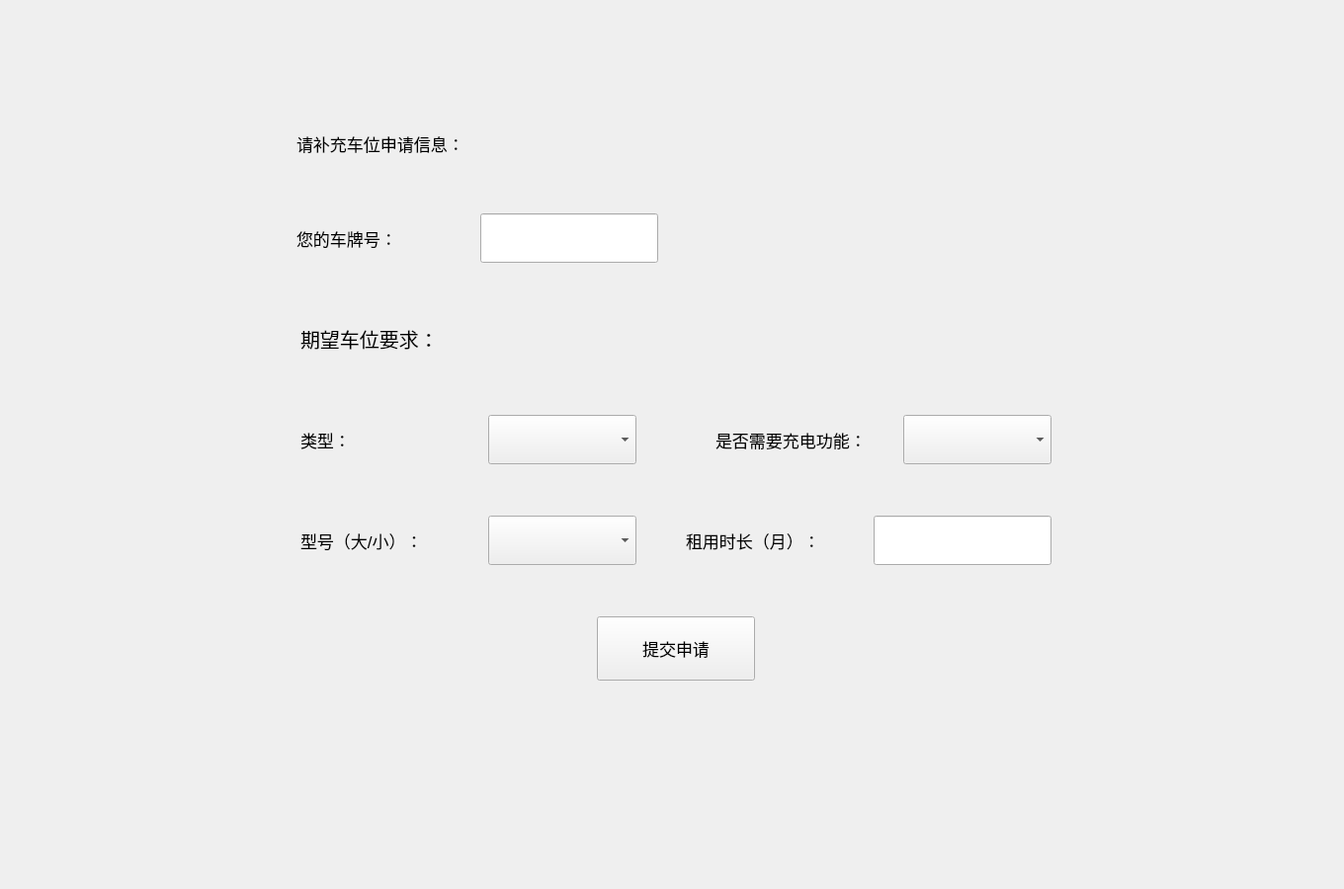
<?xml version="1.0" encoding="UTF-8"?>
<ui version="4.0">
 <class>ParkingApply</class>
 <widget class="QWidget" name="ParkingApply">
  <property name="enabled">
   <bool>true</bool>
  </property>
  <property name="geometry">
   <rect>
    <x>0</x>
    <y>0</y>
    <width>1360</width>
    <height>900</height>
   </rect>
  </property>
  <property name="sizePolicy">
   <sizepolicy hsizetype="Fixed" vsizetype="Fixed">
    <horstretch>0</horstretch>
    <verstretch>0</verstretch>
   </sizepolicy>
  </property>
  <property name="minimumSize">
   <size>
    <width>1360</width>
    <height>900</height>
   </size>
  </property>
  <property name="maximumSize">
   <size>
    <width>1360</width>
    <height>900</height>
   </size>
  </property>
  <property name="windowTitle">
   <string>Form</string>
  </property>
  <widget class="QWidget" name="">
   <property name="geometry">
    <rect>
     <x>300</x>
     <y>120</y>
     <width>768</width>
     <height>569</height>
    </rect>
   </property>
   <layout class="QVBoxLayout" name="verticalLayout">
    <item>
     <widget class="QLabel" name="label_2">
      <property name="minimumSize">
       <size>
        <width>710</width>
        <height>50</height>
       </size>
      </property>
      <property name="maximumSize">
       <size>
        <width>710</width>
        <height>50</height>
       </size>
      </property>
      <property name="font">
       <font>
        <pointsize>13</pointsize>
       </font>
      </property>
      <property name="text">
       <string>请补充车位申请信息：</string>
      </property>
     </widget>
    </item>
    <item>
     <spacer name="verticalSpacer_5">
      <property name="orientation">
       <enum>Qt::Vertical</enum>
      </property>
      <property name="sizeType">
       <enum>QSizePolicy::Fixed</enum>
      </property>
      <property name="sizeHint" stdset="0">
       <size>
        <width>20</width>
        <height>40</height>
       </size>
      </property>
     </spacer>
    </item>
    <item>
     <layout class="QHBoxLayout" name="horizontalLayout_6">
      <item>
       <layout class="QHBoxLayout" name="horizontalLayout_5">
        <item>
         <widget class="QLabel" name="labe_location">
          <property name="sizePolicy">
           <sizepolicy hsizetype="Fixed" vsizetype="Fixed">
            <horstretch>0</horstretch>
            <verstretch>0</verstretch>
           </sizepolicy>
          </property>
          <property name="minimumSize">
           <size>
            <width>180</width>
            <height>50</height>
           </size>
          </property>
          <property name="maximumSize">
           <size>
            <width>180</width>
            <height>50</height>
           </size>
          </property>
          <property name="font">
           <font>
            <pointsize>13</pointsize>
           </font>
          </property>
          <property name="text">
           <string>您的车牌号：</string>
          </property>
         </widget>
        </item>
        <item>
         <widget class="QLineEdit" name="le_plate">
          <property name="sizePolicy">
           <sizepolicy hsizetype="Fixed" vsizetype="Fixed">
            <horstretch>0</horstretch>
            <verstretch>0</verstretch>
           </sizepolicy>
          </property>
          <property name="minimumSize">
           <size>
            <width>180</width>
            <height>50</height>
           </size>
          </property>
          <property name="maximumSize">
           <size>
            <width>180</width>
            <height>50</height>
           </size>
          </property>
          <property name="font">
           <font>
            <pointsize>13</pointsize>
           </font>
          </property>
         </widget>
        </item>
       </layout>
      </item>
      <item>
       <spacer name="horizontalSpacer_4">
        <property name="orientation">
         <enum>Qt::Horizontal</enum>
        </property>
        <property name="sizeHint" stdset="0">
         <size>
          <width>370</width>
          <height>50</height>
         </size>
        </property>
       </spacer>
      </item>
     </layout>
    </item>
    <item>
     <spacer name="verticalSpacer">
      <property name="orientation">
       <enum>Qt::Vertical</enum>
      </property>
      <property name="sizeHint" stdset="0">
       <size>
        <width>20</width>
        <height>40</height>
       </size>
      </property>
     </spacer>
    </item>
    <item>
     <layout class="QHBoxLayout" name="horizontalLayout_7">
      <item>
       <widget class="QLabel" name="label">
        <property name="minimumSize">
         <size>
          <width>360</width>
          <height>50</height>
         </size>
        </property>
        <property name="maximumSize">
         <size>
          <width>360</width>
          <height>50</height>
         </size>
        </property>
        <property name="font">
         <font>
          <pointsize>15</pointsize>
         </font>
        </property>
        <property name="text">
         <string>期望车位要求：</string>
        </property>
       </widget>
      </item>
      <item>
       <spacer name="horizontalSpacer_5">
        <property name="orientation">
         <enum>Qt::Horizontal</enum>
        </property>
        <property name="sizeType">
         <enum>QSizePolicy::Fixed</enum>
        </property>
        <property name="sizeHint" stdset="0">
         <size>
          <width>400</width>
          <height>50</height>
         </size>
        </property>
       </spacer>
      </item>
     </layout>
    </item>
    <item>
     <spacer name="verticalSpacer_2">
      <property name="orientation">
       <enum>Qt::Vertical</enum>
      </property>
      <property name="sizeHint" stdset="0">
       <size>
        <width>20</width>
        <height>40</height>
       </size>
      </property>
     </spacer>
    </item>
    <item>
     <layout class="QHBoxLayout" name="horizontalLayout_2">
      <item>
       <widget class="QLabel" name="label_type">
        <property name="minimumSize">
         <size>
          <width>100</width>
          <height>50</height>
         </size>
        </property>
        <property name="maximumSize">
         <size>
          <width>100</width>
          <height>50</height>
         </size>
        </property>
        <property name="font">
         <font>
          <pointsize>13</pointsize>
         </font>
        </property>
        <property name="text">
         <string>类型：</string>
        </property>
       </widget>
      </item>
      <item>
       <spacer name="horizontalSpacer">
        <property name="orientation">
         <enum>Qt::Horizontal</enum>
        </property>
        <property name="sizeType">
         <enum>QSizePolicy::Fixed</enum>
        </property>
        <property name="sizeHint" stdset="0">
         <size>
          <width>80</width>
          <height>20</height>
         </size>
        </property>
       </spacer>
      </item>
      <item>
       <widget class="QComboBox" name="comboBox_type">
        <property name="minimumSize">
         <size>
          <width>150</width>
          <height>50</height>
         </size>
        </property>
        <property name="maximumSize">
         <size>
          <width>150</width>
          <height>50</height>
         </size>
        </property>
        <property name="font">
         <font>
          <pointsize>13</pointsize>
         </font>
        </property>
        <item>
         <property name="text">
          <string/>
         </property>
        </item>
        <item>
         <property name="text">
          <string>地上</string>
         </property>
        </item>
        <item>
         <property name="text">
          <string>地下</string>
         </property>
        </item>
       </widget>
      </item>
      <item>
       <spacer name="horizontalSpacer_3">
        <property name="orientation">
         <enum>Qt::Horizontal</enum>
        </property>
        <property name="sizeType">
         <enum>QSizePolicy::Fixed</enum>
        </property>
        <property name="sizeHint" stdset="0">
         <size>
          <width>70</width>
          <height>20</height>
         </size>
        </property>
       </spacer>
      </item>
      <item>
       <widget class="QLabel" name="label_is_chargeable">
        <property name="minimumSize">
         <size>
          <width>180</width>
          <height>50</height>
         </size>
        </property>
        <property name="maximumSize">
         <size>
          <width>180</width>
          <height>50</height>
         </size>
        </property>
        <property name="font">
         <font>
          <pointsize>13</pointsize>
         </font>
        </property>
        <property name="text">
         <string>是否需要充电功能：</string>
        </property>
       </widget>
      </item>
      <item>
       <widget class="QComboBox" name="comboBox_is_chargeable">
        <property name="minimumSize">
         <size>
          <width>150</width>
          <height>50</height>
         </size>
        </property>
        <property name="maximumSize">
         <size>
          <width>150</width>
          <height>50</height>
         </size>
        </property>
        <property name="font">
         <font>
          <pointsize>13</pointsize>
         </font>
        </property>
        <item>
         <property name="text">
          <string/>
         </property>
        </item>
        <item>
         <property name="text">
          <string>是</string>
         </property>
        </item>
        <item>
         <property name="text">
          <string>否</string>
         </property>
        </item>
       </widget>
      </item>
     </layout>
    </item>
    <item>
     <spacer name="verticalSpacer_3">
      <property name="orientation">
       <enum>Qt::Vertical</enum>
      </property>
      <property name="sizeHint" stdset="0">
       <size>
        <width>20</width>
        <height>40</height>
       </size>
      </property>
     </spacer>
    </item>
    <item>
     <layout class="QHBoxLayout" name="horizontalLayout">
      <item>
       <widget class="QLabel" name="label_size">
        <property name="minimumSize">
         <size>
          <width>180</width>
          <height>50</height>
         </size>
        </property>
        <property name="maximumSize">
         <size>
          <width>180</width>
          <height>50</height>
         </size>
        </property>
        <property name="font">
         <font>
          <pointsize>13</pointsize>
         </font>
        </property>
        <property name="text">
         <string>型号（大/小）：</string>
        </property>
       </widget>
      </item>
      <item>
       <widget class="QComboBox" name="comboBox_size">
        <property name="minimumSize">
         <size>
          <width>150</width>
          <height>50</height>
         </size>
        </property>
        <property name="maximumSize">
         <size>
          <width>150</width>
          <height>50</height>
         </size>
        </property>
        <property name="font">
         <font>
          <pointsize>13</pointsize>
         </font>
        </property>
        <item>
         <property name="text">
          <string/>
         </property>
        </item>
        <item>
         <property name="text">
          <string>大</string>
         </property>
        </item>
        <item>
         <property name="text">
          <string>小</string>
         </property>
        </item>
       </widget>
      </item>
      <item>
       <spacer name="horizontalSpacer_2">
        <property name="orientation">
         <enum>Qt::Horizontal</enum>
        </property>
        <property name="sizeType">
         <enum>QSizePolicy::Fixed</enum>
        </property>
        <property name="sizeHint" stdset="0">
         <size>
          <width>40</width>
          <height>20</height>
         </size>
        </property>
       </spacer>
      </item>
      <item>
       <widget class="QLabel" name="labe_location_2">
        <property name="sizePolicy">
         <sizepolicy hsizetype="Fixed" vsizetype="Fixed">
          <horstretch>0</horstretch>
          <verstretch>0</verstretch>
         </sizepolicy>
        </property>
        <property name="minimumSize">
         <size>
          <width>180</width>
          <height>50</height>
         </size>
        </property>
        <property name="maximumSize">
         <size>
          <width>180</width>
          <height>50</height>
         </size>
        </property>
        <property name="font">
         <font>
          <pointsize>13</pointsize>
         </font>
        </property>
        <property name="text">
         <string>租用时长（月）：</string>
        </property>
       </widget>
      </item>
      <item>
       <widget class="QLineEdit" name="le_length">
        <property name="sizePolicy">
         <sizepolicy hsizetype="Fixed" vsizetype="Fixed">
          <horstretch>0</horstretch>
          <verstretch>0</verstretch>
         </sizepolicy>
        </property>
        <property name="minimumSize">
         <size>
          <width>180</width>
          <height>50</height>
         </size>
        </property>
        <property name="maximumSize">
         <size>
          <width>180</width>
          <height>50</height>
         </size>
        </property>
        <property name="font">
         <font>
          <pointsize>13</pointsize>
         </font>
        </property>
       </widget>
      </item>
     </layout>
    </item>
    <item>
     <spacer name="verticalSpacer_4">
      <property name="orientation">
       <enum>Qt::Vertical</enum>
      </property>
      <property name="sizeHint" stdset="0">
       <size>
        <width>20</width>
        <height>40</height>
       </size>
      </property>
     </spacer>
    </item>
    <item>
     <layout class="QHBoxLayout" name="horizontalLayout_3">
      <item>
       <spacer name="horizontalSpacer_6">
        <property name="orientation">
         <enum>Qt::Horizontal</enum>
        </property>
        <property name="sizeType">
         <enum>QSizePolicy::Fixed</enum>
        </property>
        <property name="sizeHint" stdset="0">
         <size>
          <width>285</width>
          <height>20</height>
         </size>
        </property>
       </spacer>
      </item>
      <item>
       <widget class="QPushButton" name="pushButton_apply">
        <property name="minimumSize">
         <size>
          <width>160</width>
          <height>65</height>
         </size>
        </property>
        <property name="maximumSize">
         <size>
          <width>160</width>
          <height>65</height>
         </size>
        </property>
        <property name="font">
         <font>
          <pointsize>13</pointsize>
         </font>
        </property>
        <property name="text">
         <string>提交申请</string>
        </property>
       </widget>
      </item>
      <item>
       <spacer name="horizontalSpacer_7">
        <property name="orientation">
         <enum>Qt::Horizontal</enum>
        </property>
        <property name="sizeType">
         <enum>QSizePolicy::Fixed</enum>
        </property>
        <property name="sizeHint" stdset="0">
         <size>
          <width>285</width>
          <height>20</height>
         </size>
        </property>
       </spacer>
      </item>
     </layout>
    </item>
   </layout>
  </widget>
 </widget>
 <resources/>
 <connections/>
</ui>
